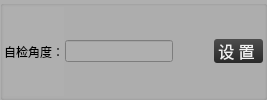
                  <widget class="QGroupBox" name="groupBox_11">
                   <property name="styleSheet">
                    <string notr="true">background-color: rgb(175, 175, 175);</string>
                   </property>
                   <property name="title">
                    <string/>
                   </property>
                   <layout class="QHBoxLayout" name="horizontalLayout_16">
                    <property name="spacing">
                     <number>1</number>
                    </property>
                    <property name="leftMargin">
                     <number>1</number>
                    </property>
                    <property name="topMargin">
                     <number>1</number>
                    </property>
                    <property name="rightMargin">
                     <number>1</number>
                    </property>
                    <property name="bottomMargin">
                     <number>1</number>
                    </property>
                    <item>
                     <widget class="QLabel" name="label_21">
                      <property name="styleSheet">
                       <string notr="true">font: 10pt &quot;微软雅黑&quot;;</string>
                      </property>
                      <property name="text">
                       <string>自检角度：</string>
                      </property>
                     </widget>
                    </item>
                    <item>
                     <widget class="KLineEditKb" name="lineEdit_qzselfangle">
                      <property name="styleSheet">
                       <string notr="true">font: 10pt &quot;微软雅黑&quot;;</string>
                      </property>
                     </widget>
                    </item>
                    <item>
                     <spacer name="horizontalSpacer_13">
                      <property name="orientation">
                       <enum>Qt::Horizontal</enum>
                      </property>
                      <property name="sizeHint" stdset="0">
                       <size>
                        <width>40</width>
                        <height>20</height>
                       </size>
                      </property>
                     </spacer>
                    </item>
                    <item>
                     <widget class="QPushButton" name="pushButton_qzselfangleset">
                      <property name="font">
                       <font>
                        <family>微软雅黑</family>
                        <pointsize>12</pointsize>
                       </font>
                      </property>
                      <property name="styleSheet">
                       <string notr="true">QPushButton#pushButton_qzselfangleset{
	border-style: none;
	border: 0px;
	color: #F0F0F0;
	padding: 0px;	
	min-height: 16px;
	border-radius:3px;
	background: qlineargradient(spread:pad, x1:0, y1:0, x2:0, y2:1, stop:0 #4D4D4D, stop:1 #292929); 
}

QPushButton#pushButton_qzselfangleset:hover{ 
	background: qlineargradient(spread:pad, x1:0, y1:0, x2:0, y2:1, stop:0 #636363, stop:1 #575757);
}

QPushButton#pushButton_qzselfangleset:pressed{ 
	background: qlineargradient(spread:pad, x1:0, y1:0, x2:0, y2:1, stop:0 #4D4D4D, stop:1 #292929);
}</string>
                      </property>
                      <property name="text">
                       <string> 设 置  </string>
                      </property>
                     </widget>
                    </item>
                   </layout>
                  </widget>
